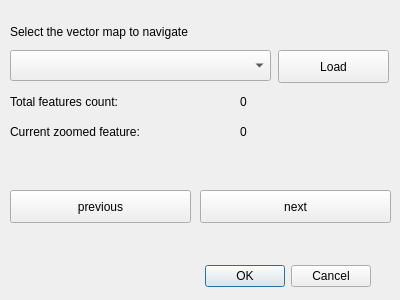
<?xml version="1.0" encoding="UTF-8"?>
<ui version="4.0">
 <class>Dialog</class>
 <widget class="QDialog" name="Dialog">
  <property name="geometry">
   <rect>
    <x>0</x>
    <y>0</y>
    <width>400</width>
    <height>300</height>
   </rect>
  </property>
  <property name="windowTitle">
   <string>Dialog</string>
  </property>
  <widget class="QDialogButtonBox" name="buttonBox">
   <property name="geometry">
    <rect>
     <x>30</x>
     <y>260</y>
     <width>341</width>
     <height>32</height>
    </rect>
   </property>
   <property name="orientation">
    <enum>Qt::Horizontal</enum>
   </property>
   <property name="standardButtons">
    <set>QDialogButtonBox::Cancel|QDialogButtonBox::Ok</set>
   </property>
  </widget>
  <widget class="QgsMapLayerComboBox" name="vectorComboSelector">
   <property name="geometry">
    <rect>
     <x>10</x>
     <y>50</y>
     <width>261</width>
     <height>31</height>
    </rect>
   </property>
  </widget>
  <widget class="QLabel" name="vectorComboLabel">
   <property name="geometry">
    <rect>
     <x>10</x>
     <y>20</y>
     <width>301</width>
     <height>23</height>
    </rect>
   </property>
   <property name="text">
    <string>Select the vector map to navigate</string>
   </property>
  </widget>
  <widget class="QLabel" name="featureCountTitle">
   <property name="geometry">
    <rect>
     <x>10</x>
     <y>90</y>
     <width>211</width>
     <height>23</height>
    </rect>
   </property>
   <property name="text">
    <string>Total features count:</string>
   </property>
  </widget>
  <widget class="QLabel" name="featureCountValue">
   <property name="geometry">
    <rect>
     <x>240</x>
     <y>90</y>
     <width>71</width>
     <height>23</height>
    </rect>
   </property>
   <property name="text">
    <string>0</string>
   </property>
  </widget>
  <widget class="QLabel" name="currentFeatureTitle">
   <property name="geometry">
    <rect>
     <x>10</x>
     <y>120</y>
     <width>201</width>
     <height>23</height>
    </rect>
   </property>
   <property name="text">
    <string>Current zoomed feature:</string>
   </property>
  </widget>
  <widget class="QLabel" name="currentFeatureValue">
   <property name="geometry">
    <rect>
     <x>240</x>
     <y>120</y>
     <width>71</width>
     <height>23</height>
    </rect>
   </property>
   <property name="text">
    <string>0</string>
   </property>
  </widget>
  <widget class="QPushButton" name="previousButton">
   <property name="geometry">
    <rect>
     <x>10</x>
     <y>190</y>
     <width>181</width>
     <height>33</height>
    </rect>
   </property>
   <property name="text">
    <string>previous</string>
   </property>
  </widget>
  <widget class="QPushButton" name="nextButton">
   <property name="geometry">
    <rect>
     <x>200</x>
     <y>190</y>
     <width>191</width>
     <height>33</height>
    </rect>
   </property>
   <property name="text">
    <string>next</string>
   </property>
  </widget>
  <widget class="QPushButton" name="loadLayerButton">
   <property name="geometry">
    <rect>
     <x>278</x>
     <y>50</y>
     <width>111</width>
     <height>33</height>
    </rect>
   </property>
   <property name="text">
    <string>Load</string>
   </property>
  </widget>
 </widget>
 <customwidgets>
  <customwidget>
   <class>QgsMapLayerComboBox</class>
   <extends>QComboBox</extends>
   <header>qgsmaplayercombobox.h</header>
  </customwidget>
 </customwidgets>
 <resources/>
 <connections>
  <connection>
   <sender>buttonBox</sender>
   <signal>accepted()</signal>
   <receiver>Dialog</receiver>
   <slot>accept()</slot>
   <hints>
    <hint type="sourcelabel">
     <x>248</x>
     <y>254</y>
    </hint>
    <hint type="destinationlabel">
     <x>157</x>
     <y>274</y>
    </hint>
   </hints>
  </connection>
  <connection>
   <sender>buttonBox</sender>
   <signal>rejected()</signal>
   <receiver>Dialog</receiver>
   <slot>reject()</slot>
   <hints>
    <hint type="sourcelabel">
     <x>316</x>
     <y>260</y>
    </hint>
    <hint type="destinationlabel">
     <x>286</x>
     <y>274</y>
    </hint>
   </hints>
  </connection>
 </connections>
</ui>
